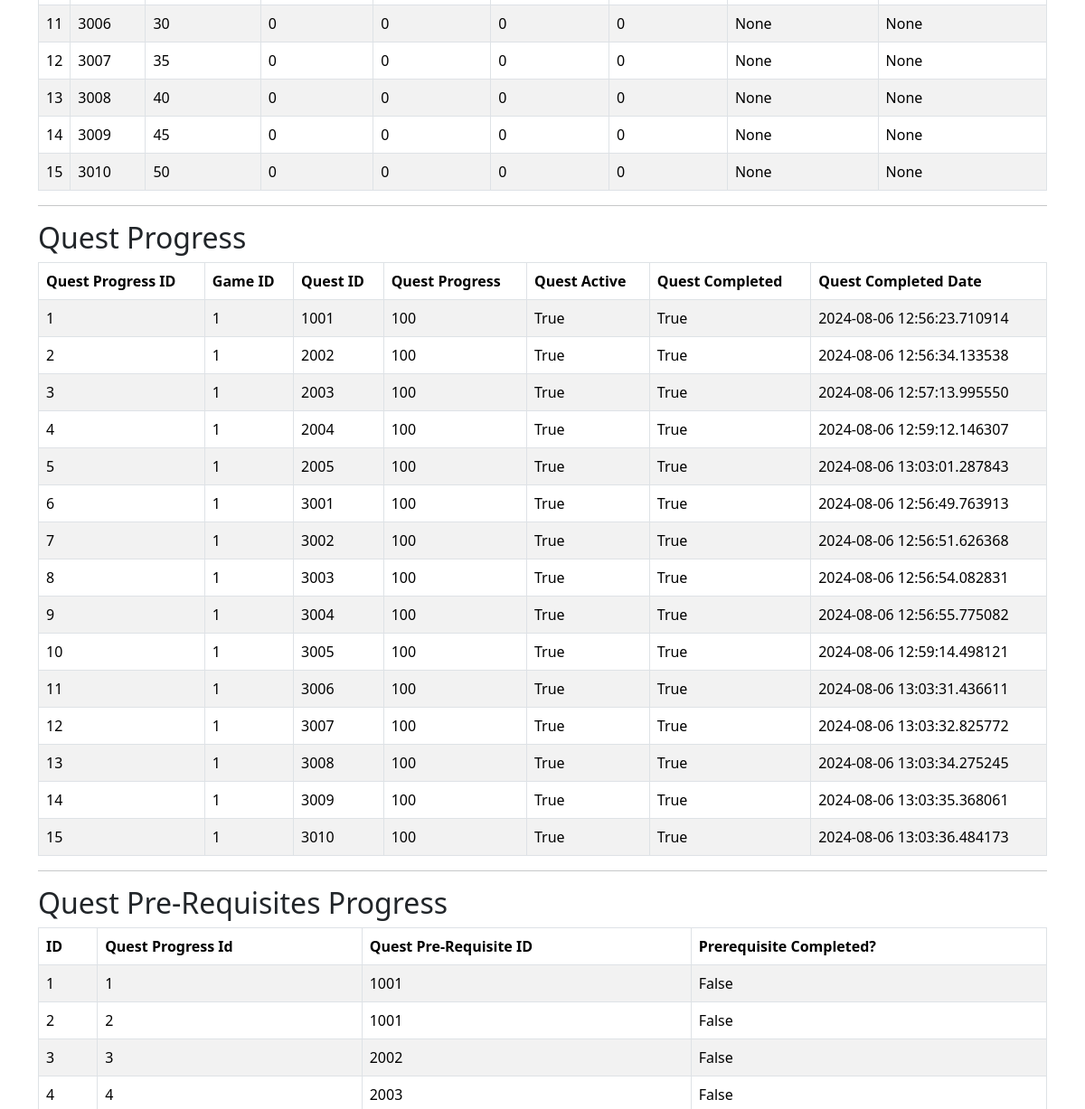
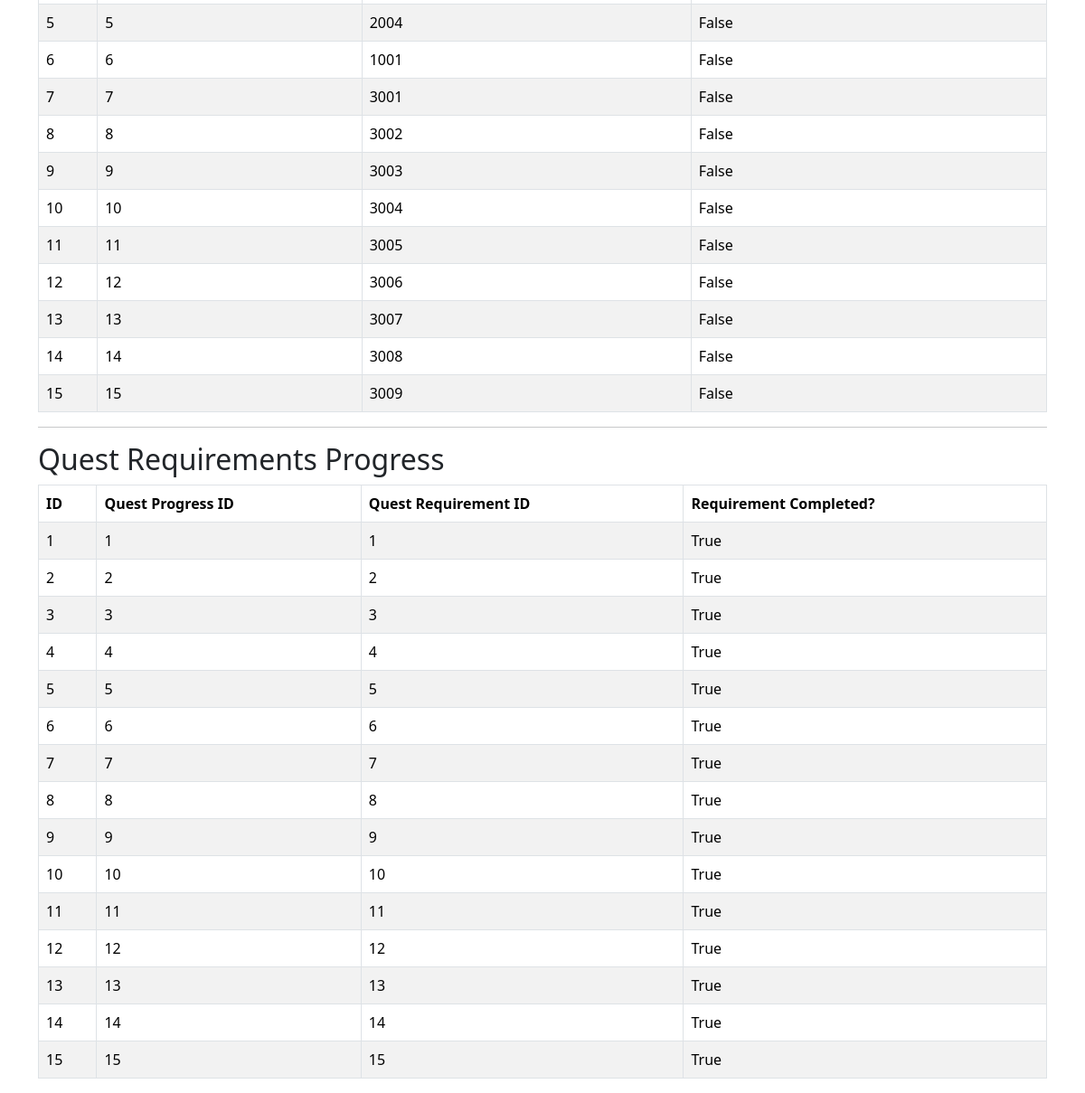
The page /admin_mainquests (signed in, lower part) on the database as committed earlier (2 pictures, top to bottom).
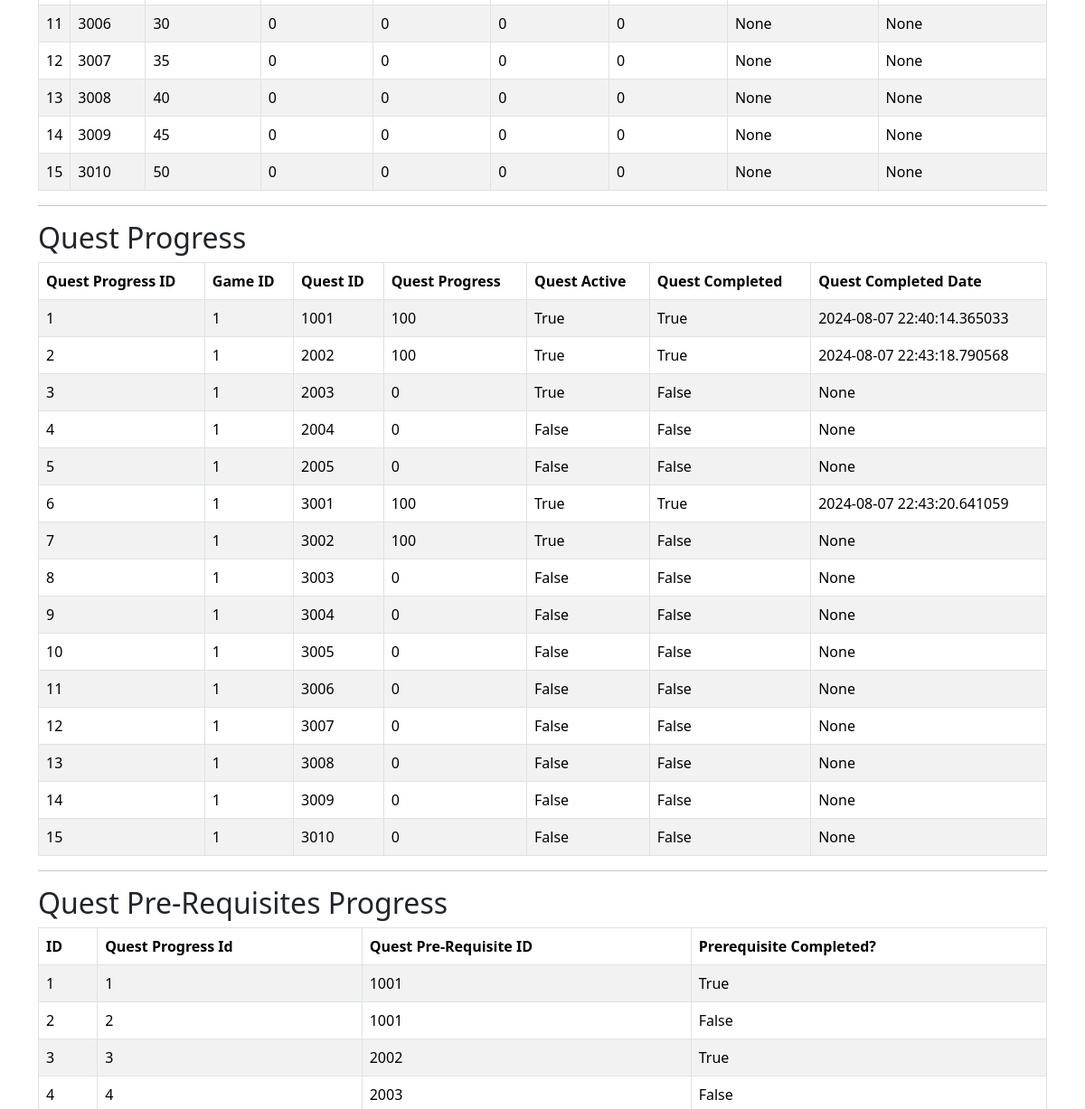
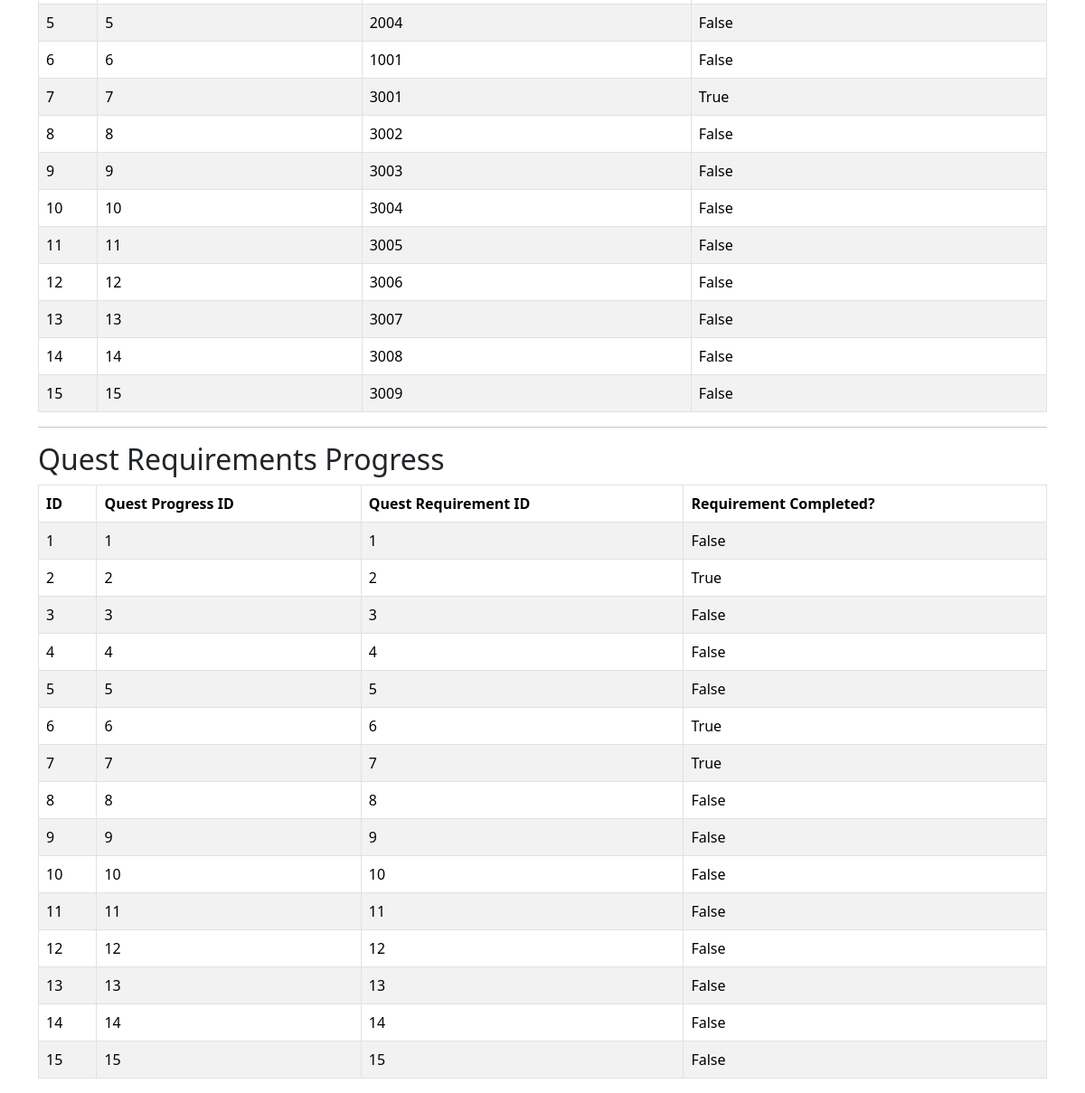
The same page on the database as committed later (2 pictures, top to bottom).
### app/models.py (models this page shows)
class QuestProgress(db.Model):
    __tablename__ = 'quest_progress'
    id = db.Column(db.Integer, primary_key=True)
    quest_id = db.Column(db.Integer, db.ForeignKey('quests.id'))
    game_id = db.Column(db.Integer, db.ForeignKey('game.id'))
    quest_active = db.Column(db.Boolean, default=False)
    quest_progress = db.Column(db.Integer, default=0)
    quest_completed = db.Column(db.Boolean, default=False)
    quest_completed_date = db.Column(db.DateTime, nullable=True)
    quest_quest = db.relationship("Quest", back_populates="quest_progress")
    game = db.relationship("Game", back_populates="quest_progress")
    quest_prerequisites_progress = db.relationship("QuestPreRequisitesProgress", back_populates="quest_progress")
    quest_requirements_progress = db.relationship("QuestRequirementProgress", back_populates="quest_progress")

class QuestPreRequisitesProgress(db.Model):
    __tablename__ = 'quest_prerequisites_progress'
    id = db.Column(db.Integer, primary_key=True)
    quest_progress_id = db.Column(db.Integer, db.ForeignKey('quest_progress.id'))
    quest_prerequisite_id = db.Column(db.Integer, db.ForeignKey('quest_prerequisites.id'))
    prerequisite_completed = db.Column(db.Boolean, default=False)
    quest_progress = db.relationship("QuestProgress", back_populates="quest_prerequisites_progress")
    quest_prerequisite = db.relationship("QuestPrerequisites", back_populates="quest_progress")

class QuestRequirementProgress(db.Model):
    __tablename__ = 'quest_requirements_progress'
    id = db.Column(db.Integer, primary_key=True)
    quest_progress_id = db.Column(db.Integer, db.ForeignKey('quest_progress.id'))
    quest_requirement_id = db.Column(db.Integer, db.ForeignKey('quest_requirements.id'))
    requirement_completed = db.Column(db.Boolean, default=False)
    quest_progress = db.relationship("QuestProgress", back_populates="quest_requirements_progress")
    quest_requirement = db.relationship("QuestRequirements", back_populates="quest_progress")

### app/admin/routes.py (the view)
@bp.route('/admin_mainquests', methods=['GET', 'POST'])
@login_required
@admin_required
def admin_mainquests():
    questtypes = db.session.query(QuestType).all()
    quests = db.session.query(Quest).all()
    questrewards  = db.session.query(QuestRewards).all()
    questprogresses = db.session.query(QuestProgress).all()
    quest_prerequisites = db.session.query(QuestPrerequisites).all()
    quest_requirements = db.session.query(QuestRequirements).all()
    quest_prerequisite_progress = db.session.query(QuestPreRequisitesProgress).all()
    quest_requirement_progress = db.session.query(QuestRequirementProgress).all()
    return render_template("admin/game/admin_mainquests.html",
                           title='Admin - Quests',
                           quests=quests,
                           questtypes=questtypes,
                           questrewards=questrewards,
                           questprogresses=questprogresses,
                           quest_prerequisites=quest_prerequisites,
                           quest_requirements=quest_requirements,
                           quest_prerequisite_progress=quest_prerequisite_progress,
                           quest_requirement_progress=quest_requirement_progress)

### app/game/__init__.py (called while the page is built)
@bp.before_app_request
def before_request():
    load_game()

### app/game/context_processor.py (called while the page is built)
def load_game():
    if current_user.is_authenticated:
        game_id = current_user.activegame
        if game_id:
            g.game = Game.query.get(game_id)
        else:
            g.game = None
    else:
        g.game = None

### app/models.py (called while the page is built)
@login.user_loader
def load_user(id):
    return db.session.get(User, int(id))

    def is_admin(self):
        return 'admin' in [role.name for role in self.role]

### app/templates/admin/game/admin_mainquests.html (shortened to what this page needs)
{% extends "admin/admin_base.html" %}
{% block content2 %}
<div>
    <table class="table table-striped table-bordered">
        <tbody>
            {% for quest_requirement in quest_requirements %}
            <tr>
                <td>{{ quest_requirement.id }}</td>
                <td>{{ quest_requirement.quest_id }}</td>
                <td>{{ quest_requirement.game_level_required }}</td>
                <td>{{ quest_requirement.cash_required }}</td>
                <td>{{ quest_requirement.wood_required }}</td>
                <td>{{ quest_requirement.stone_required }}</td>
                <td>{{ quest_requirement.metal_required }}</td>
                <td>{{ quest_requirement.building_required }}</td>
                <td>{{ quest_requirement.building_level_required }}</td>
            </tr>
            {% endfor %}
        </tbody>
    </table>
</div>
<hr />
<div>
    <h2>Quest Progress</h2>
    <table class="table table-striped table-bordered">
        <thead>
            <tr>
                <th>Quest Progress ID</th>
                <th>Game ID</th>
                <th>Quest ID</th>
                <th>Quest Progress</th>
                <th>Quest Active</th>
                <th>Quest Completed</th>
                <th>Quest Completed Date</th>
            </tr>
        </thead>
        <tbody>
            {% for questprogress in questprogresses %}
            <tr>
                <td>{{ questprogress.id }}</td>
                <td>{{ questprogress.game_id }}</td>
                <td>{{ questprogress.quest_id }}</td>
                <td>{{ questprogress.quest_progress }}</td>
                <td>{{ questprogress.quest_active }}</td>
                <td>{{ questprogress.quest_completed }}</td>
                <td>{{ questprogress.quest_completed_date }}</td>
            </tr>
            {% endfor %}
        </tbody>
    </table>
</div>
<hr />
<div>
    <h2>Quest Pre-Requisites Progress</h2>
    <table class="table table-striped table-bordered">
        <thead>
            <tr>
                <th>ID</th>
                <th>Quest Progress Id</th>
                <th>Quest Pre-Requisite ID</th>
                <th>Prerequisite Completed?</th>
            </tr>
        </thead>
        <tbody>
            {% for q_p_progress in quest_prerequisite_progress %}
            <tr>
                <td>{{ q_p_progress.id }}</td>
                <td>{{ q_p_progress.quest_progress_id }}</td>
                <td>{{ q_p_progress.quest_prerequisite_id }}</td>
                <td>{{ q_p_progress.prerequisite_completed }}</td>
            </tr>
            {% endfor %}
        </tbody>
    </table>
</div>
<hr />
<div>
    <h2>Quest Requirements Progress</h2>
    <table class="table table-striped table-bordered">
        <thead>
            <tr>
                <th>ID</th>
                <th>Quest Progress ID</th>
                <th>Quest Requirement ID</th>
                <th>Requirement Completed?</th>
            </tr>
        </thead>
        <tbody>
            {% for progress in quest_requirement_progress %}
            <tr>
                <td>{{ progress.id }}</td>
                <td>{{ progress.quest_progress_id }}</td>
                <td>{{ progress.quest_requirement_id }}</td>
                <td>{{ progress.requirement_completed }}</td>
            </tr>
            {% endfor %}
        </tbody>
    </table>
</div>
{% endblock %}

Rows that differ between the two databases and show on the page:
changed QuestProgress id 1: quest_completed_date "2024-08-06 12:56:23.710914" → "2024-08-07 22:40:14.365033"
changed QuestProgress id 2: quest_completed_date "2024-08-06 12:56:34.133538" → "2024-08-07 22:43:18.790568"
changed QuestProgress id 3: quest_progress "100" → "0"; quest_completed "True" → "False"; quest_completed_date "2024-08-06 12:57:13.995550" → "None"
changed QuestProgress id 4: quest_progress "100" → "0"; quest_active "True" → "False"; quest_completed "True" → "False"; quest_completed_date "2024-08-06 12:59:12.146307" → "None"
changed QuestProgress id 5: quest_progress "100" → "0"; quest_active "True" → "False"; quest_completed "True" → "False"; quest_completed_date "2024-08-06 13:03:01.287843" → "None"
changed QuestProgress id 6: quest_completed_date "2024-08-06 12:56:49.763913" → "2024-08-07 22:43:20.641059"
changed QuestProgress id 7: quest_completed "True" → "False"; quest_completed_date "2024-08-06 12:56:51.626368" → "None"
changed QuestProgress id 8: quest_progress "100" → "0"; quest_active "True" → "False"; quest_completed "True" → "False"; quest_completed_date "2024-08-06 12:56:54.082831" → "None"
changed QuestProgress id 9: quest_progress "100" → "0"; quest_active "True" → "False"; quest_completed "True" → "False"; quest_completed_date "2024-08-06 12:56:55.775082" → "None"
changed QuestProgress id 10: quest_progress "100" → "0"; quest_active "True" → "False"; quest_completed "True" → "False"; quest_completed_date "2024-08-06 12:59:14.498121" → "None"
changed QuestProgress id 11: quest_progress "100" → "0"; quest_active "True" → "False"; quest_completed "True" → "False"; quest_completed_date "2024-08-06 13:03:31.436611" → "None"
changed QuestProgress id 12: quest_progress "100" → "0"; quest_active "True" → "False"; quest_completed "True" → "False"; quest_completed_date "2024-08-06 13:03:32.825772" → "None"
changed QuestProgress id 13: quest_progress "100" → "0"; quest_active "True" → "False"; quest_completed "True" → "False"; quest_completed_date "2024-08-06 13:03:34.275245" → "None"
changed QuestProgress id 14: quest_progress "100" → "0"; quest_active "True" → "False"; quest_completed "True" → "False"; quest_completed_date "2024-08-06 13:03:35.368061" → "None"
changed QuestProgress id 15: quest_progress "100" → "0"; quest_active "True" → "False"; quest_completed "True" → "False"; quest_completed_date "2024-08-06 13:03:36.484173" → "None"
changed QuestPreRequisitesProgress id 1: prerequisite_completed "False" → "True"
changed QuestPreRequisitesProgress id 3: prerequisite_completed "False" → "True"
changed QuestPreRequisitesProgress id 7: prerequisite_completed "False" → "True"
changed QuestRequirementProgress id 1: requirement_completed "True" → "False"
changed QuestRequirementProgress id 3: requirement_completed "True" → "False"
changed QuestRequirementProgress id 4: requirement_completed "True" → "False"
changed QuestRequirementProgress id 5: requirement_completed "True" → "False"
changed QuestRequirementProgress id 8: requirement_completed "True" → "False"
changed QuestRequirementProgress id 9: requirement_completed "True" → "False"
changed QuestRequirementProgress id 10: requirement_completed "True" → "False"
changed QuestRequirementProgress id 11: requirement_completed "True" → "False"
changed QuestRequirementProgress id 12: requirement_completed "True" → "False"
changed QuestRequirementProgress id 13: requirement_completed "True" → "False"
changed QuestRequirementProgress id 14: requirement_completed "True" → "False"
changed QuestRequirementProgress id 15: requirement_completed "True" → "False"
